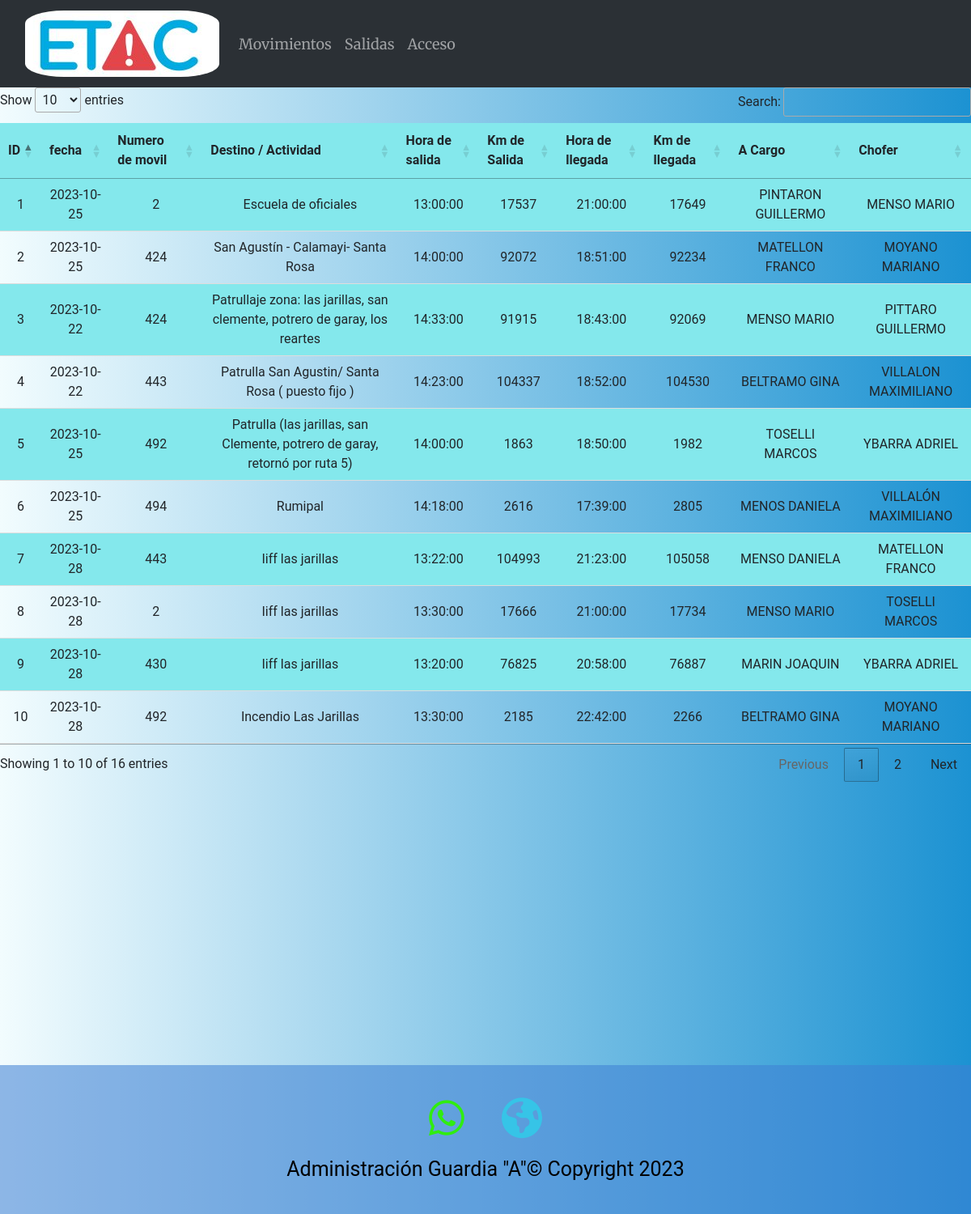
Page /movimientos on the committed database.
### main.py (models this page shows)
    class Movimientos_moviles(db.Model):
        __tablename__ = 'Movimientos_moviles'  # Agrega esta línea para especificar el nombre de la tabla en la base de datos
        id_movimiento = db.Column(db.Integer, primary_key=True)
        fecha = db.Column(db.Date)
        numero_movil = db.Column(db.Integer)
        destino = db.Column(db.String(1000))
        hora_salida = db.Column(db.Time)
        km_salida = db.Column(db.Integer)
        hora_llegada = db.Column(db.Time)
        km_llegada = db.Column(db.Integer)
        a_cargo = db.Column(db.String(50))
        chofer = db.Column(db.String(50))

### main.py (the view)
@app.route('/movimientos')
def movimientos():
    movimientos = Movimientos_moviles.query.order_by(Movimientos_moviles.id_movimiento).all()
    return render_template("movimientos.html", moviles=movimientos)

### templates/movimientos.html (shortened to what this page needs)
{% extends "base.html" %}
{% block content %}
{% if moviles %}
<table class="tabla_agentes" id="tablacarnet2" >
        <thead>
        <tr>
            <th>ID</th>
            <th>fecha</th>
            <th>Numero de movil</th>
            <th>Destino / Actividad</th>
            <th>Hora de salida</th>
            <th>Km de Salida</th>
            <th>Hora de llegada</th>
            <th>Km de llegada</th>
            <th>A Cargo</th>
            <th>Chofer</th>
        </tr>
        </thead>
    <tbody>
    {% for eco in moviles %}
    <tr>
            <td>{{ eco.id_movimiento }}</td>
            <td>{{ eco.fecha }}</td>
            <td>{{ eco.numero_movil }}</td>
            <td>{{ eco.destino }}</td>
            <td>{{ eco.hora_salida }}</td>
            <td>{{ eco.km_salida }}</td>
            <td>{{ eco.hora_llegada }}</td>
            <td>{{ eco.km_llegada }}</td>
            <td>{{ eco.a_cargo }}</td>
            <td>{{ eco.chofer }}</td>
        </tr>
    {% endfor %}
    </tbody>
</table>
{% else %}
<p>No hay movimientos registrados.</p>
{% endif %}
{% endblock %}

### templates/base.html (shortened to what this page needs)
<!DOCTYPE html>
<html lang="es">
<head>
  <link rel="stylesheet" href="sweetalert2.min.css">
    <link rel="stylesheet" type="text/css" href="https://cdn.datatables.net/1.11.5/css/jquery.dataTables.css">
  <link href="https://cdn.jsdelivr.net/npm/bootstrap@5.3.0-alpha3/dist/css/bootstrap.min.css" rel="stylesheet">
   <link rel="stylesheet" href="https://stackpath.bootstrapcdn.com/bootstrap/4.5.2/css/bootstrap.min.css">
  <link rel="stylesheet" href="{{ url_for('static', filename='style.css') }}">
</head>
<body>
<header>
  <nav class="navbar navbar-expand-lg bg-body-tertiary" data-bs-theme='dark'>
    <div class="container-fluid">
      <a class="navbar-brand" href="{{ url_for('index') }}">
        <img class="logo" src="../static/img/logoetac.png">
      </a>
      <div class="collapse navbar-collapse" id="navbarNav">
        <ul class="navbar-nav">
            <li class="nav-item">
            <a class="nav-link" href="movimientos">Movimientos</a>
          </li>
            <li class="nav-item">
            <a class="nav-link" href="salidas">Salidas</a>
          </li>
          {% if not current_user.is_authenticated %}
          <li class="nav-item">
            <a class="nav-link" href="login">Acceso</a>
          </li>
          {% endif %}
        </ul>
      </div>
    </div>
  </nav>
</header>
{% block content %}
{% endblock %}
<footer class="piepag" id="white-seccion footer">
    <a href="https://api.whatsapp.com/send?phone=5493513946728" target="_blank"><i class="icono-final fa-brands fa-whatsapp fa-2x"></i></a>
     <a href="https://sites.google.com/view/secretaria-etac/formularios?authuser=0" target="_blank"> <i class="icono-final fa-solid fa-earth-americas fa-2x" style="color: #36c4e7;"></i></a>
        <p class="creditos">Administración Guardia "A"© Copyright 2023</p>
</body>
</html>

### static/style.css (style rules this page uses)
body { background: #1c92d2; background: -webkit-linear-gradient(to right, #f2fcfe, #1c92d2); background: linear-gradient(to right, #f2fcfe, #1c92d2); text-align:center; font-family:"Roboto"; }
.logo { border-radius: 20%; }
header { font-size:18px; font-family:"Merriweather"; }
.navbar-collapse { background-color: ; }
table { width: 100%; border-collapse: collapse; margin-bottom: 20px; }
th { background-color: #f2f2f2; text-align: left; padding: 10px; }
td { padding: 10px; border-bottom: 1px solid #ddd; }
tr:nth-child(odd) { background-color: #84E8EC; }
.tabla_agentes th { background-color: #84E8EC; text-align: left; padding: 10px; }
.tabla_agentes td { padding: 10px; border-bottom: 1px solid #ddd; }
.tabla_agentes tr:nth-child(odd) { background-color: #84E8EC; }
.piepag { color:black; margin-top: 350px; background-color:#3f80d58f; font-size:25px; padding:20px; }
.icono-final { margin: 20px; color:#30ED10; }

### rows in the picture
Movimientos_moviles: id_movimiento "1", fecha "2023-10-25", numero_movil "2", destino "Escuela de oficiales", hora_salida "13:00:00", km_salida "17537", hora_llegada "21:00:00", km_llegada "17649", a_cargo "PINTARON GUILLERMO", chofer "MENSO MARIO"
Movimientos_moviles: id_movimiento "2", fecha "2023-10-25", numero_movil "424", destino "San Agustín - Calamayi- Santa Rosa", hora_salida "14:00:00", km_salida "92072", hora_llegada "18:51:00", km_llegada "92234", a_cargo "MATELLON FRANCO", chofer "MOYANO MARIANO"
Movimientos_moviles: id_movimiento "3", fecha "2023-10-22", numero_movil "424", destino "Patrullaje zona: las jarillas, san clemente, potrero de garay, los reartes", hora_salida "14:33:00", km_salida "91915", hora_llegada "18:43:00", km_llegada "92069", a_cargo "MENSO MARIO", chofer "PITTARO GUILLERMO"
Movimientos_moviles: id_movimiento "4", fecha "2023-10-22", numero_movil "443", destino "Patrulla San Agustin/ Santa Rosa ( puesto fijo )", hora_salida "14:23:00", km_salida "104337", hora_llegada "18:52:00", km_llegada "104530", a_cargo "BELTRAMO GINA", chofer "VILLALON MAXIMILIANO"
Movimientos_moviles: id_movimiento "5", fecha "2023-10-25", numero_movil "492", destino "Patrulla (las jarillas, san Clemente, potrero de garay, retornó por ruta 5)", hora_salida "14:00:00", km_salida "1863", hora_llegada "18:50:00", km_llegada "1982", a_cargo "TOSELLI MARCOS", chofer "YBARRA ADRIEL"
Movimientos_moviles: id_movimiento "6", fecha "2023-10-25", numero_movil "494", destino "Rumipal", hora_salida "14:18:00", km_salida "2616", hora_llegada "17:39:00", km_llegada "2805", a_cargo "MENOS DANIELA", chofer "VILLALÓN MAXIMILIANO"
Movimientos_moviles: id_movimiento "7", fecha "2023-10-28", numero_movil "443", destino "Iiff las jarillas", hora_salida "13:22:00", km_salida "104993", hora_llegada "21:23:00", km_llegada "105058", a_cargo "MENSO DANIELA", chofer "MATELLON FRANCO"
Movimientos_moviles: id_movimiento "8", fecha "2023-10-28", numero_movil "2", destino "Iiff las jarillas", hora_salida "13:30:00", km_salida "17666", hora_llegada "21:00:00", km_llegada "17734", a_cargo "MENSO MARIO", chofer "TOSELLI MARCOS"
Movimientos_moviles: id_movimiento "9", fecha "2023-10-28", numero_movil "430", destino "Iiff las jarillas", hora_salida "13:20:00", km_salida "76825", hora_llegada "20:58:00", km_llegada "76887", a_cargo "MARIN JOAQUIN", chofer "YBARRA ADRIEL"
Movimientos_moviles: id_movimiento "10", fecha "2023-10-28", numero_movil "492", destino "Incendio Las Jarillas", hora_salida "13:30:00", km_salida "2185", hora_llegada "22:42:00", km_llegada "2266", a_cargo "BELTRAMO GINA", chofer "MOYANO MARIANO"
